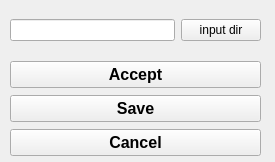
<?xml version="1.0" encoding="UTF-8"?>
<ui version="4.0">
 <class>TaskSequenceInputConfigWindow</class>
 <widget class="QWidget" name="TaskSequenceInputConfigWindow">
  <property name="geometry">
   <rect>
    <x>0</x>
    <y>0</y>
    <width>275</width>
    <height>162</height>
   </rect>
  </property>
  <property name="windowTitle">
   <string>Path Input Configuration</string>
  </property>
  <widget class="QWidget" name="gridLayoutWidget">
   <property name="geometry">
    <rect>
     <x>10</x>
     <y>0</y>
     <width>251</width>
     <height>61</height>
    </rect>
   </property>
   <layout class="QGridLayout" name="gridLayout">
    <item row="0" column="1">
     <widget class="QLineEdit" name="lineedit_filepath"/>
    </item>
    <item row="0" column="2">
     <widget class="QPushButton" name="pushbutton_readfile">
      <property name="text">
       <string>input dir</string>
      </property>
     </widget>
    </item>
   </layout>
  </widget>
  <widget class="QWidget" name="verticalLayoutWidget">
   <property name="geometry">
    <rect>
     <x>10</x>
     <y>60</y>
     <width>251</width>
     <height>98</height>
    </rect>
   </property>
   <layout class="QVBoxLayout" name="verticalLayout">
    <item>
     <widget class="QPushButton" name="pushbutton_accept">
      <property name="font">
       <font>
        <pointsize>12</pointsize>
        <weight>75</weight>
        <bold>true</bold>
       </font>
      </property>
      <property name="text">
       <string>Accept</string>
      </property>
     </widget>
    </item>
    <item>
     <widget class="QPushButton" name="pushbutton_save">
      <property name="font">
       <font>
        <pointsize>12</pointsize>
        <weight>75</weight>
        <bold>true</bold>
       </font>
      </property>
      <property name="text">
       <string>Save</string>
      </property>
     </widget>
    </item>
    <item>
     <widget class="QPushButton" name="pushbutton_cancel">
      <property name="font">
       <font>
        <pointsize>12</pointsize>
        <weight>75</weight>
        <bold>true</bold>
       </font>
      </property>
      <property name="text">
       <string>Cancel</string>
      </property>
     </widget>
    </item>
   </layout>
  </widget>
 </widget>
 <resources/>
 <connections/>
</ui>
